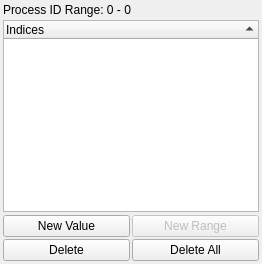
          <widget class="QWidget" name="page_IDs">
           <layout class="QVBoxLayout">
            <property name="spacing">
             <number>3</number>
            </property>
            <property name="margin">
             <number>3</number>
            </property>
            <item>
             <widget class="QLabel" name="ProcessIDRange">
              <property name="text">
               <string>Process ID Range: 0 - 0</string>
              </property>
             </widget>
            </item>
            <item>
             <widget class="pqTreeWidget" name="Indices">
              <property name="sizePolicy">
               <sizepolicy hsizetype="Preferred" vsizetype="Expanding">
                <horstretch>0</horstretch>
                <verstretch>0</verstretch>
               </sizepolicy>
              </property>
              <property name="editTriggers">
               <set>QAbstractItemView::DoubleClicked|QAbstractItemView::EditKeyPressed</set>
              </property>
              <property name="alternatingRowColors">
               <bool>true</bool>
              </property>
              <property name="selectionMode">
               <enum>QAbstractItemView::ExtendedSelection</enum>
              </property>
              <property name="rootIsDecorated">
               <bool>false</bool>
              </property>
              <property name="sortingEnabled">
               <bool>true</bool>
              </property>
              <column>
               <property name="text">
                <string>Indices</string>
               </property>
              </column>
             </widget>
            </item>
            <item>
             <layout class="QGridLayout">
              <property name="spacing">
               <number>2</number>
              </property>
              <item row="0" column="0">
               <widget class="QPushButton" name="NewValue">
                <property name="toolTip">
                 <string>Add a single value to the current set</string>
                </property>
                <property name="statusTip">
                 <string>Add a single value to the current set.</string>
                </property>
                <property name="text">
                 <string>New Value</string>
                </property>
               </widget>
              </item>
              <item row="1" column="1">
               <widget class="QPushButton" name="DeleteAll">
                <property name="enabled">
                 <bool>true</bool>
                </property>
                <property name="toolTip">
                 <string>Delete all values</string>
                </property>
                <property name="text">
                 <string>Delete All</string>
                </property>
               </widget>
              </item>
              <item row="0" column="1">
               <widget class="QPushButton" name="NewRange">
                <property name="enabled">
                 <bool>false</bool>
                </property>
                <property name="toolTip">
                 <string>Add a single value to the current set</string>
                </property>
                <property name="statusTip">
                 <string>Add a single value to the current set.</string>
                </property>
                <property name="text">
                 <string>New Range</string>
                </property>
               </widget>
              </item>
              <item row="1" column="0">
               <widget class="QPushButton" name="Delete">
                <property name="enabled">
                 <bool>true</bool>
                </property>
                <property name="toolTip">
                 <string>Delete selected values from the current set</string>
                </property>
                <property name="text">
                 <string>Delete</string>
                </property>
               </widget>
              </item>
             </layout>
            </item>
           </layout>
          </widget>
